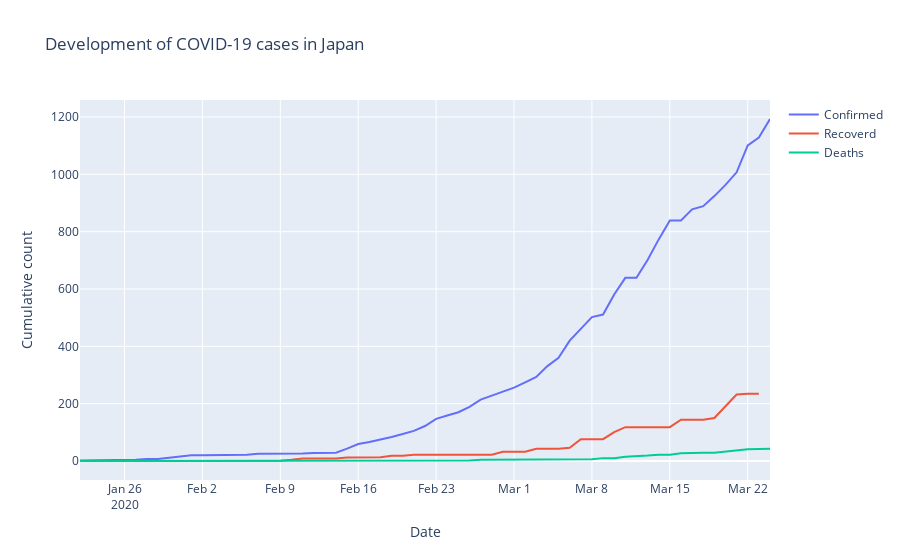
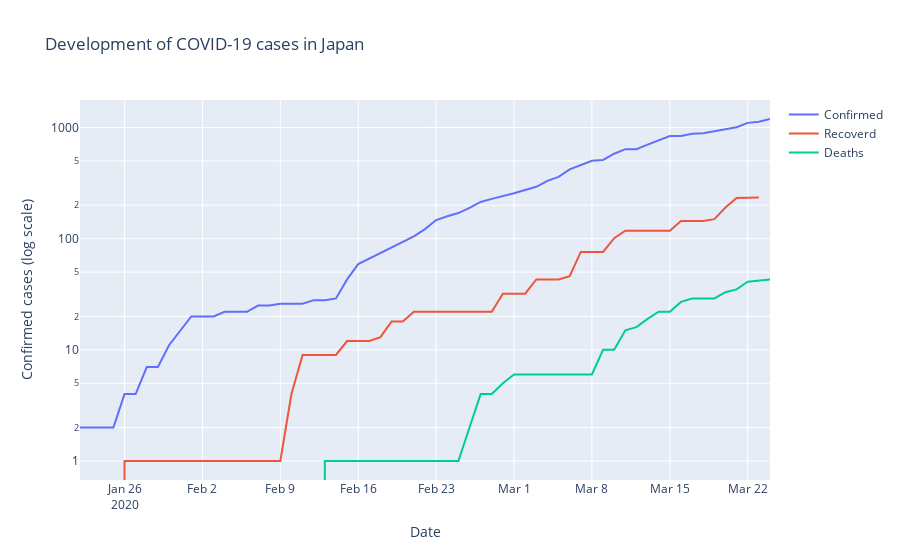

Notebook source saved alongside these figures, in order:
### Markdown cell above
Look at single country and plot confirmed, recoeverd and deaths:

### Code cell
country = 'Japan'

fig = go.Figure()
fig = go.Figure()
names = ['Confirmed', 'Recoverd', 'Deaths']
for i, dat in enumerate([dat_con, dat_rec, dat_dea]):
    fig.add_trace(go.Scatter(x=dat['Date'], y=dat[country],
                                  mode='lines',
                             name=names[i]))
fig.update_layout(
    title="Development of COVID-19 cases in "+ country,
    xaxis_title="Date",
    yaxis_title="Cumulative count")
fig.show()

fig.update_layout(yaxis_type="log",
                 yaxis_title="Confirmed cases (log scale)")
fig.show()
